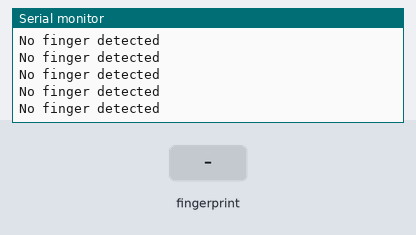
The sketch below on a simulated Arduino Mega 2560, built with avr-gcc and run on an emulated ATmega2560. On the bench: the last lines printed to the serial monitor. The test bench sets the inputs (shaded band). WiFi joins after 1.5 s; servers stay silent unless stated.

Above: at 4.8 s.
4.9 s: finger stored as number 1 placed on the sensor
At 5.11 s:
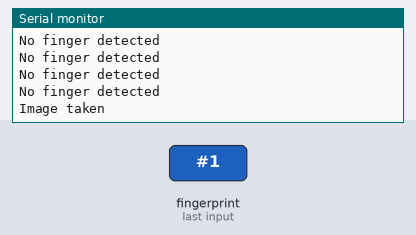
6.6 s: finger stored as number 1 placed on the sensor
At 7.14 s:
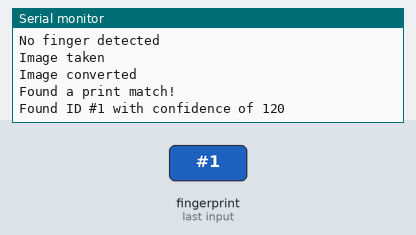

Measured:
- after the input at 4.9 s, the serial monitor: prints a new line after 0.05 s (image 1)

The sketch:

envoi_donnees.ino
```cpp
/*code permettant le recueil des données biométrique des élèves à leur entrée en cours et leur envoi automatique à la base de données pour annoter leur présence*/


#include <Adafruit_Fingerprint.h> //importation des librairies voulues
#include <Ethernet.h>
#include<SPI.h>
byte mac[] = { 0xA8, 0x61, 0x0A, 0xAE, 0x86, 0xD6 }; //adresse MAC unique issue de l'ethernet shield que nous avons commandé
char server[] = "api.pushingbox.com";   //Le serveur auquel on veut se connecter pour l'envoi des requêtes
IPAddress ip(192,168,138,177); //on associe une adresse IP non existante au préalable à notre connexion ethernet issu du shield
IPAddress subnet(255,255,255,255); //on associe également un masque de sous réseau classique dans le cas où la connection le requiert
IPAddress gateway(192, 168, 0, 1); //passerelle permettant de relier le réseau local et le réseau internet

EthernetClient client; //on initialise le client ethernet, nous en l'occurence
int allowed = 0; //initialisation d'une variable permettant de dire si l'empreinte est existante dans la base de données ou non

#if (defined(__AVR__) || defined(ESP8266)) && !defined(__AVR_ATmega2560__)

SoftwareSerial mySerial(18, 19); //on connecte une nouvelle fois aux ports de notre arduino

#else
#define mySerial Serial1
#endif

Adafruit_Fingerprint finger = Adafruit_Fingerprint(&mySerial);

void setup()
{
  Serial.begin(9600);
  while (!Serial) {
    ; // attend la connexion des ports ( seulement pour les USB natifs
  }

  // On commence la connexion ethernet
  Serial.println("Initialize Ethernet with DHCP:");
  if (Ethernet.begin(mac) == 0) {
    Serial.println("Failed to configure Ethernet using DHCP"); // si la connexon avec le protocole DHCP ( qui fournit automatiquement un hôte IP, une passerelle et un masque de sous réseau ) échoue,
    // on vérifie que tout est bien connecté et qu'ucun problème physique existe
    if (Ethernet.hardwareStatus() == EthernetNoHardware) { //si l'ethernet shield n'est pas detecté on attend indéfiniment, on ne peut rien faire
      Serial.println("Ethernet shield was not found.  Sorry, can't run without hardware. :(");
      while (true) {
        delay(1);
      }
    }
    if (Ethernet.linkStatus() == LinkOFF) {
      Serial.println("Ethernet cable is not connected."); //on notifie si le câble ethernet n'est pas branché
    }
    // on essaie de se connecter manuellement avec les informations rentrées au début si le DHCP n'a pas fonctionné
    Ethernet.begin(mac, ip, subnet, gateway);
  } else {
    Serial.print("  DHCP assigned IP ");
    Serial.println(Ethernet.localIP());
  }
  // on attend une seconde avant de se connecter au serveur
  delay(1000);
  Serial.print("connecting to ");
  Serial.print(server);
  Serial.println("...");

  // on vérifie que tout est branché est fonctionne pour le capteur d'empreinte digitale
  finger.begin(57600);
  delay(5);
  if (finger.verifyPassword()) {
    Serial.println("Found fingerprint sensor!");
  } else {
    Serial.println("Did not find fingerprint sensor :(");
    while (1) { delay(1); }
  }

  Serial.println(F("Reading sensor parameters")); //on lit les paramètres du capteur
  finger.getParameters();
  Serial.print(F("Status: 0x")); Serial.println(finger.status_reg, HEX);
  Serial.print(F("Sys ID: 0x")); Serial.println(finger.system_id, HEX);
  Serial.print(F("Capacity: ")); Serial.println(finger.capacity);
  Serial.print(F("Security level: ")); Serial.println(finger.security_level);
  Serial.print(F("Device address: ")); Serial.println(finger.device_addr, HEX);
  Serial.print(F("Packet len: ")); Serial.println(finger.packet_len);
  Serial.print(F("Baud rate: ")); Serial.println(finger.baud_rate);

  finger.getTemplateCount(); //on lance la fonction qui permet de retrouver le nombre d'IDs présents dans la mémoire flash

  if (finger.templateCount == 0) { //si il y en a aucun, on demande à lancer la fonction d'enregistrement d'empreintes.
    Serial.print("Sensor doesn't contain any fingerprint data. Please run the 'enroll' example.");
  }
  else {
    Serial.println("Waiting for valid finger...");
      Serial.print("Sensor contains "); Serial.print(finger.templateCount); Serial.println(" templates");
  }
}

void loop()                     // se lance continuellement
{
  getFingerprintID(); // on lance la fonction de récupération des empreintes
  delay(50);
  }


 void Sending_To_spreadsheet()   //Fonction qui fait le lien entre le serveur qui envoie la requête à notre google sheet et l'ID de l'élève
 {
   if (client.connect(server, 80)) {
    Serial.println("connected");
    // Make a HTTP request:
    client.print("GET /pushingbox?devid=vC58DFEFDAA5D25B&allowed_members=");     //La requête avec notre url qui va se positionner à la fin de l'url de notre serveur
    if(allowed == 1) //si l'empreinte existe bien
    {
      client.print('1'); //on rajoute 1 à allowed_members, l'élève existe bien, on s'intéresse à lui pour la base de données
//    Serial.print('1');
    }
    else
    {
      client.print('0');
    }

    client.print("&Member_ID="); //on rajoute le query string associé à l'ID
    client.print(finger.fingerID);


    client.print(" ");      //SPACE BEFORE HTTP/1.1
    client.print("HTTP/1.1");
    client.println();
    client.println("Host: api.pushingbox.com");
    client.println("Connection: close");
    client.println();
  } else {
    // si la connexion a échoué
    Serial.println("connection failed");
  }
 }

uint8_t getFingerprintID() {
  uint8_t p = finger.getImage(); // de la même manière qu'enroll, on cherche à prendre l'image associée à notre empreint et à la convertir après si aucun problème n'est survenu
  switch (p) {
    case FINGERPRINT_OK:
      Serial.println("Image taken");
      break;
    case FINGERPRINT_NOFINGER:
      Serial.println("No finger detected");
      return p;
    case FINGERPRINT_PACKETRECIEVEERR:
      Serial.println("Communication error");
      return p;
    case FINGERPRINT_IMAGEFAIL:
      Serial.println("Imaging error");
      return p;
    default:
      Serial.println("Unknown error");
      return p;
  }

  // OK success!

  p = finger.image2Tz();
  switch (p) {
    case FINGERPRINT_OK:
      Serial.println("Image converted");
      break;
    case FINGERPRINT_IMAGEMESS:
      Serial.println("Image too messy");
      return p;
    case FINGERPRINT_PACKETRECIEVEERR:
      Serial.println("Communication error");
      return p;
    case FINGERPRINT_FEATUREFAIL:
      Serial.println("Could not find fingerprint features");
      return p;
    case FINGERPRINT_INVALIDIMAGE:
      Serial.println("Could not find fingerprint features");
      return p;
    default:
      Serial.println("Unknown error");
      return p;
  }

  // OK converted!
  p = finger.fingerSearch(); //l'image est convertie, on cherche maintenant si elle apparaît déjà dans la mémoire flash
  if (p == FINGERPRINT_OK) {
    Serial.println("Found a print match!");
  } else if (p == FINGERPRINT_PACKETRECIEVEERR) {
    Serial.println("Communication error");
    return p;
  } else if (p == FINGERPRINT_NOTFOUND) {
    Serial.println("Did not find a match");
    return p;
  } else {
    Serial.println("Unknown error");
    return p;
  }

  // found a match!
  Serial.print("Found ID #"); Serial.print(finger.fingerID); //on a trouvé, on indique l'ID associé dans la mémoire
  allowed = 1;
  Serial.print(" with confidence of "); Serial.println(finger.confidence); //on indique ensuite un taux de confiance sur la ressemblance entre les données issues de l'enregistrement et du test que nous venons de faire
  Sending_To_spreadsheet(); // on appelle la fonction qui fait le lien avec le google sheet
  return finger.fingerID;
}

// returns -1 if failed, otherwise returns ID #
int getFingerprintIDez() { //fonction qui permet q'envoyer l'id associé si il existe
  uint8_t p = finger.getImage();
  if (p != FINGERPRINT_OK)  return -1;

  p = finger.image2Tz();
  if (p != FINGERPRINT_OK)  return -1;

  p = finger.fingerFastSearch();
  if (p != FINGERPRINT_OK)  return -1;

  // found a match!
  return finger.fingerID;
}
```
